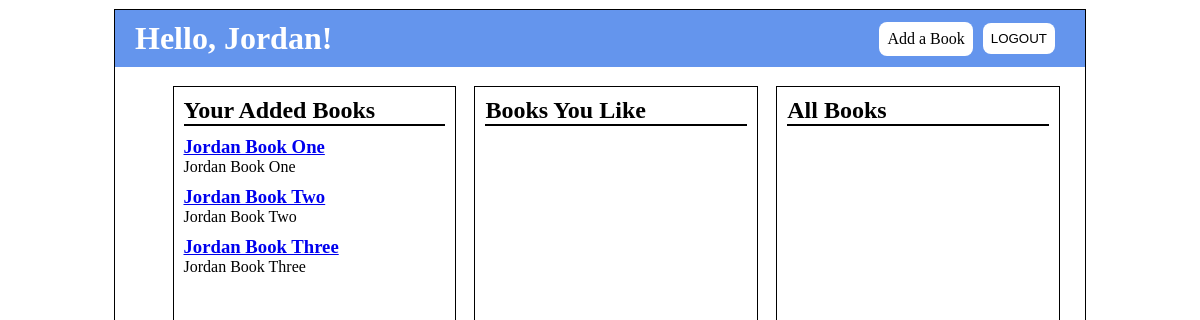
The page /books/ (signed in) on the database as committed earlier.
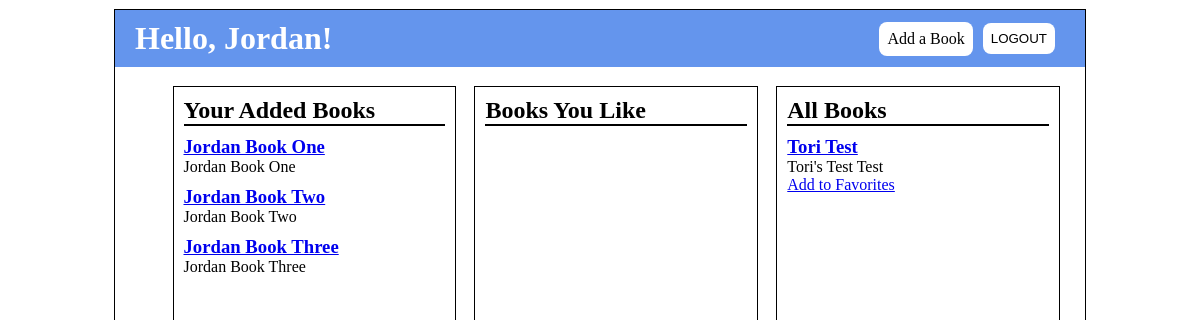
The same page on the database as committed later.
### login_registration_app/models.py (models this page shows)
class User(models.Model):
    first_name = models.CharField(max_length = 255)
    last_name = models.CharField(max_length = 255)
    email = models.EmailField(unique=True)
    password = models.CharField(max_length = 255)
    objects = UserManager()
    created_at = models.DateTimeField(auto_now_add=True)
    updated_at = models.DateTimeField(auto_now=True)

### fav_books_app/models.py (models this page shows)
class Book(models.Model):
    title = models.CharField(max_length=255)
    desc = models.TextField()
    uploaded_by = models.ForeignKey(User, related_name="uploaded_books", on_delete=models.CASCADE)
    users_who_like = models.ManyToManyField(User, related_name="favorited_books")
    objects = BookManager()
    created_at = models.DateTimeField(auto_now_add=True)
    updated_at = models.DateTimeField(auto_now=True)

### fav_books_app/views.py (the view)
# urls.py: path('', views.user),
def user(request):
    if 'user_id' not in request.session:
        return redirect('/')
    user = User.objects.get(id=request.session["user_id"])
    context = {
        "user": user,
        "uploaded_books": Book.objects.filter(uploaded_by = user),
        "favorited_books": Book.objects.filter(users_who_like = user),
        "all_other_books": Book.objects.exclude(users_who_like = user)
    }
    return render(request, 'user.html', context)

### fav_books_app/templates/user.html (shortened to what this page needs)
{% extends 'base.html' %}
{% block content %}
<div id="nav">
    <h1>Hello, {{user.first_name}}!</h1>
    <div id="nav_right">
        <a href="add" id="addbook">Add a Book</a>
        <form action="logout" method="POST">
            <input type="submit" value="LOGOUT" class="button" id="logout">
        </form>
    </div>
</div>
<div id="user_main">
    <div id="added_books">
        <h2>Your Added Books</h2>
        {% for book in uploaded_books %}
            <div class="book">
                <h3 class="title"><a href="{{book.id}}">{{book.title}}</a></h3>
                <p>{{book.desc}}</p>
            </div>
        {% endfor %}
    </div>
    <div id="user_favorited_books">
        <h2>Books You Like</h2>
    </div>
    <div id="user_other_books">
        <h2>All Books</h2>
        {% for book in all_other_books %}
            <div class="book">
                <h3 class="title"><a href="{{book.id}}">{{book.title}}</a></h3>
                <p>{{book.desc}}</p>
                {% if user not in book.users_who_like.all %}
                <a href="{{book.id}}/addfav">Add to Favorites</a>
                {% endif %}
            </div>
        {% endfor %}
    </div>
</div>
{% endblock %}

### fav_books_app/templates/base.html (shortened to what this page needs)
<!DOCTYPE html>
<html lang="en">
<head>
    {% load static %}
    <link rel="stylesheet" href="{% static 'css/books.css' %}">
</head>
<body>
    <div id="wrapper">
        {% block content%}
        {% endblock %}
    </div>
</body>
</html>

### fav_books_app/static/css/books.css (style rules this page uses)
* { margin: 0px; padding: 0px; }
#wrapper { margin: 10px auto; width: 970px; outline: 1px solid black; padding-bottom: 10px; }
#nav { display: flex; justify-content: space-between; align-items: center; padding: 10px 20px; background-color: cornflowerblue; color: white; }
#nav_right { display: flex; justify-content: space-evenly; align-items: center; }
#addbook, #profile, #logout { margin-right: 10px; text-decoration: none; color: black; background-color: white; padding: 8px; border-radius: 8px; border: none; }
#user_main { padding: 20px; margin: auto; width: 90%; display: flex; justify-content: space-around; align-items: flex-start; }
#added_books, #user_favorited_books, #user_other_books { outline: 1px solid black; padding: 10px; min-width: 30%; min-height: 250px; margin: 0px 10px; }
#added_books h2, #user_favorited_books h2, #user_other_books h2 { border-bottom: 2px solid black; }
.book { margin: 10px 0px; }
.button { margin-right: 10px; text-decoration: none; color: black; background-color: white; padding: 8px; border-radius: 8px; border: 1px solid black; }

Rows that differ between the two databases and show on the page:
added Book: title "Tori Test", desc "Tori's Test Test", shown under "All Books"
